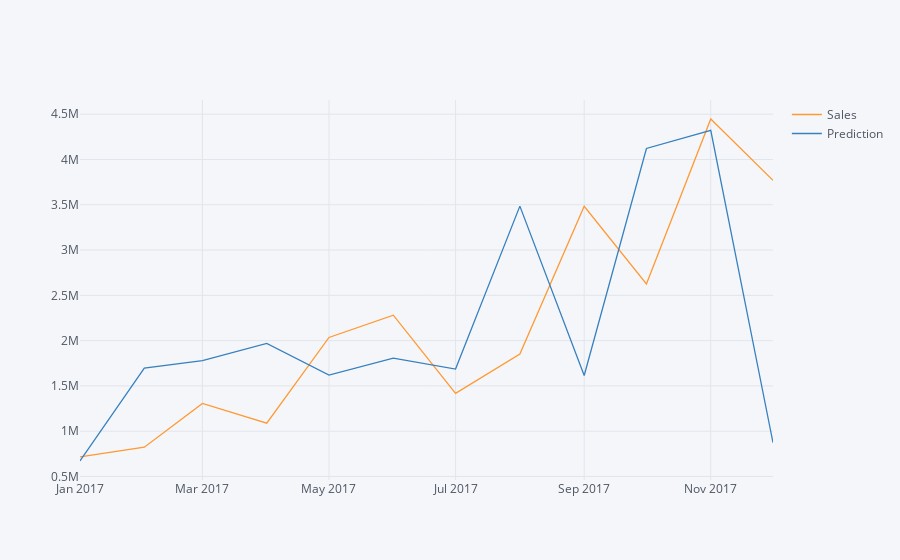
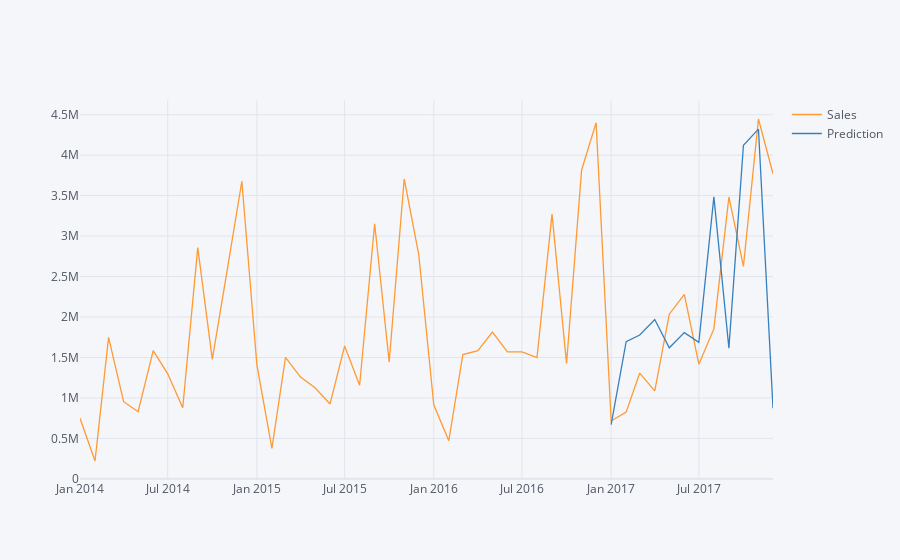
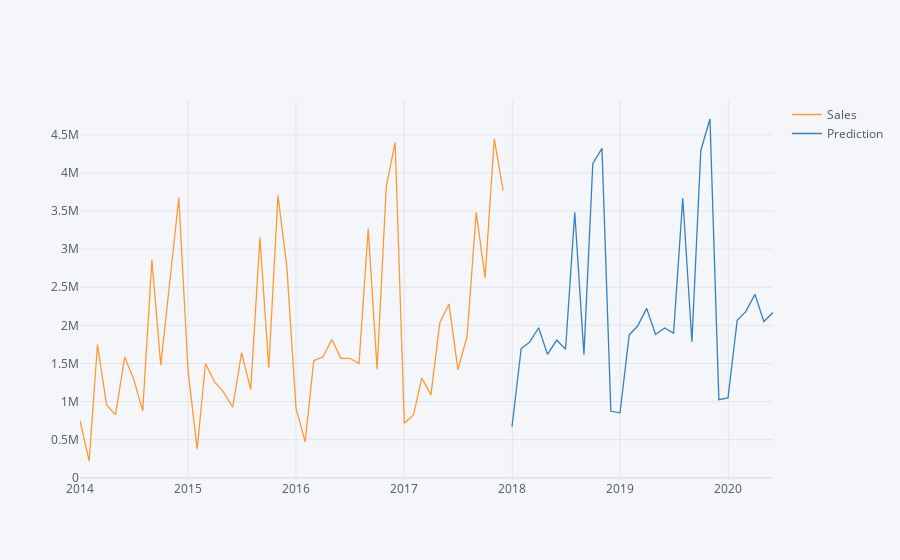

The notebook cell these images were saved under, in order:
### Code cell
# def sales(sale_category):
# x= sale_category

# sale_category = df.loc[df['Category'] == 'Furniture']
sale_category = df.loc[df["Category"] == "{}".format("Furniture")]
cols = ['Row ID', 'Customer ID', 'Segment', 'Product ID', 'Category', 'Sub-Category', 'Product Name', 'Quantity', 'Discount', 'Profit']
sale_category.drop(cols, axis=1, inplace=True)
sale_category = sale_category.sort_values('Order Date')

sale_category.isnull().sum()
sale_category= sale_category.groupby('Order Date')['Sales'].sum().reset_index()
sale_category = sale_category.set_index('Order Date')
sale_category=sale_category['Sales'].resample('MS').sum()
print(sale_category.head())

sale_category.head(100)
train = sale_category[:'2017-01-01']
train.head()
test= sale_category['2017-01-01':]
plt.plot(train)
plt.plot(test)


stepwise_model = auto_arima(sale_category, start_p=0,start_q=0,
   max_p=2,max_d=2, max_q=2, m=12,
   start_P=0,start_Q=0, seasonal=True,
   d=0, D=1, trace=True,
   error_action='ignore',  
   suppress_warnings=True, 
   stepwise=True)
print(stepwise_model.aic())
print(stepwise_model.summary())

stepwise_model.fit(train)
future_forecast = stepwise_model.predict(n_periods=12)
print(len(test.index))
# This returns an array of predictions:
print(future_forecast)
future_forecast = pd.DataFrame(future_forecast,index = test.index,columns =
       ["Prediction"])
pd.concat([test,future_forecast],axis=1).iplot()
pd.concat([sale_category,future_forecast],axis=1).iplot()
future_forecast2 = stepwise_model.predict(n_periods=30)
#     This returns an array of predictions:
print(future_forecast2)
index = pd.date_range('2017-12-01', periods=30, freq='M')
future_forecast2 = pd.DataFrame(future_forecast2,index =index,columns =
       ["Prediction"])
pd.concat([sale_category,future_forecast2],axis=1).iplot()
print(sale_category)

#     if(x== "Furniture"):
#         furniture_pred=future_forecast2
#         return furniture_pred
#     elif(x=="Technology"):
#         tech_pred=future_forecast2
#         return tech_pred
#     else:
#         office_pred=future_forecast2
#         return office_pred

### Figure 1 — Plotly figure (JSON) as saved in the notebook; plotly's stock layout.template omitted (floating-point values rounded to 4 significant figures)
{"data": [{"line": {"color": "rgba(255, 153, 51, 1.0)", "dash": "solid", "shape": "linear", "width": 1.3}, "mode": "lines", "name": "Sales", "text": "", "type": "scatter", "x": ["2017-01-01", "2017-02-01", "2017-03-01", "2017-04-01", "2017-05-01", "2017-06-01", "2017-07-01", "2017-08-01", "2017-09-01", "2017-10-01", "2017-11-01", "2017-12-01"], "y": [715700.0, 824000.0, 1307000.0, 1088000.0, 2035000.0, 2281000.0, 1418000.0, 1853000.0, 3483000.0, 2626000.0, 4447000.0, 3769000.0]}, {"line": {"color": "rgba(55, 128, 191, 1.0)", "dash": "solid", "shape": "linear", "width": 1.3}, "mode": "lines", "name": "Prediction", "text": "", "type": "scatter", "x": ["2017-01-01", "2017-02-01", "2017-03-01", "2017-04-01", "2017-05-01", "2017-06-01", "2017-07-01", "2017-08-01", "2017-09-01", "2017-10-01", "2017-11-01", "2017-12-01"], "y": [671000.0, 1696000.0, 1778000.0, 1969000.0, 1619000.0, 1807000.0, 1686000.0, 3485000.0, 1615000.0, 4122000.0, 4322000.0, 872700.0]}], "layout": {"legend": {"bgcolor": "#F5F6F9", "font": {"color": "#4D5663"}}, "paper_bgcolor": "#F5F6F9", "plot_bgcolor": "#F5F6F9", "title": {"font": {"color": "#4D5663"}}, "xaxis": {"gridcolor": "#E1E5ED", "showgrid": true, "tickfont": {"color": "#4D5663"}, "title": {"font": {"color": "#4D5663"}, "text": ""}, "zerolinecolor": "#E1E5ED"}, "yaxis": {"gridcolor": "#E1E5ED", "showgrid": true, "tickfont": {"color": "#4D5663"}, "title": {"font": {"color": "#4D5663"}, "text": ""}, "zerolinecolor": "#E1E5ED"}}}

### Figure 2 — Plotly figure (JSON) as saved in the notebook; plotly's stock layout.template omitted (floating-point values rounded to 4 significant figures)
{"data": [{"line": {"color": "rgba(255, 153, 51, 1.0)", "dash": "solid", "shape": "linear", "width": 1.3}, "mode": "lines", "name": "Sales", "text": "", "type": "scatter", "x": ["2014-01-01", "2014-02-01", "2014-03-01", "2014-04-01", "2014-05-01", "2014-06-01", "2014-07-01", "2014-08-01", "2014-09-01", "2014-10-01", "2014-11-01", "2014-12-01", "2015-01-01", "2015-02-01", "2015-03-01", "2015-04-01", "2015-05-01", "2015-06-01", "2015-07-01", "2015-08-01", "2015-09-01", "2015-10-01", "2015-11-01", "2015-12-01", "2016-01-01", "2016-02-01", "2016-03-01", "2016-04-01", "2016-05-01", "2016-06-01", "2016-07-01", "2016-08-01", "2016-09-01", "2016-10-01", "2016-11-01", "2016-12-01", "2017-01-01", "2017-02-01", "2017-03-01", "2017-04-01", "2017-05-01", "2017-06-01", "2017-07-01", "2017-08-01", "2017-09-01", "2017-10-01", "2017-11-01", "2017-12-01"], "y": [749100.0, 220800.0, 1749000.0, 953400.0, 829500.0, 1585000.0, 1299000.0, 878400.0, 2858000.0, 1477000.0, 2588000.0, 3678000.0, 1409000.0, 376100.0, 1500000.0, 1257000.0, 1125000.0, 925700.0, 1641000.0, 1157000.0, 3153000.0, 1443000.0, 3706000.0, 2770000.0, 914700.0, 471100.0, 1536000.0, 1585000.0, 1814000.0, 1568000.0, 1568000.0, 1498000.0, 3272000.0, 1425000.0, 3814000.0, 4401000.0, 715700.0, 824000.0, 1307000.0, 1088000.0, 2035000.0, 2281000.0, 1418000.0, 1853000.0, 3483000.0, 2626000.0, 4447000.0, 3769000.0]}, {"line": {"color": "rgba(55, 128, 191, 1.0)", "dash": "solid", "shape": "linear", "width": 1.3}, "mode": "lines", "name": "Prediction", "text": "", "type": "scatter", "x": ["2014-01-01", "2014-02-01", "2014-03-01", "2014-04-01", "2014-05-01", "2014-06-01", "2014-07-01", "2014-08-01", "2014-09-01", "2014-10-01", "2014-11-01", "2014-12-01", "2015-01-01", "2015-02-01", "2015-03-01", "2015-04-01", "2015-05-01", "2015-06-01", "2015-07-01", "2015-08-01", "2015-09-01", "2015-10-01", "2015-11-01", "2015-12-01", "2016-01-01", "2016-02-01", "2016-03-01", "2016-04-01", "2016-05-01", "2016-06-01", "2016-07-01", "2016-08-01", "2016-09-01", "2016-10-01", "2016-11-01", "2016-12-01", "2017-01-01", "2017-02-01", "2017-03-01", "2017-04-01", "2017-05-01", "2017-06-01", "2017-07-01", "2017-08-01", "2017-09-01", "2017-10-01", "2017-11-01", "2017-12-01"], "y": ["", "", "", "", "", "", "", "", "", "", "", "", "", "", "", "", "", "", "", "", "", "", "", "", "", "", "", "", "", "", "", "", "", "", "", "", 671000.0, 1696000.0, 1778000.0, 1969000.0, 1619000.0, 1807000.0, 1686000.0, 3485000.0, 1615000.0, 4122000.0, 4322000.0, 872700.0]}], "layout": {"legend": {"bgcolor": "#F5F6F9", "font": {"color": "#4D5663"}}, "paper_bgcolor": "#F5F6F9", "plot_bgcolor": "#F5F6F9", "title": {"font": {"color": "#4D5663"}}, "xaxis": {"gridcolor": "#E1E5ED", "showgrid": true, "tickfont": {"color": "#4D5663"}, "title": {"font": {"color": "#4D5663"}, "text": ""}, "zerolinecolor": "#E1E5ED"}, "yaxis": {"gridcolor": "#E1E5ED", "showgrid": true, "tickfont": {"color": "#4D5663"}, "title": {"font": {"color": "#4D5663"}, "text": ""}, "zerolinecolor": "#E1E5ED"}}}

### Figure 3 — Plotly figure (JSON) as saved in the notebook; plotly's stock layout.template omitted (floating-point values rounded to 4 significant figures)
{"data": [{"line": {"color": "rgba(255, 153, 51, 1.0)", "dash": "solid", "shape": "linear", "width": 1.3}, "mode": "lines", "name": "Sales", "text": "", "type": "scatter", "x": ["2014-01-01", "2014-02-01", "2014-03-01", "2014-04-01", "2014-05-01", "2014-06-01", "2014-07-01", "2014-08-01", "2014-09-01", "2014-10-01", "2014-11-01", "2014-12-01", "2015-01-01", "2015-02-01", "2015-03-01", "2015-04-01", "2015-05-01", "2015-06-01", "2015-07-01", "2015-08-01", "2015-09-01", "2015-10-01", "2015-11-01", "2015-12-01", "2016-01-01", "2016-02-01", "2016-03-01", "2016-04-01", "2016-05-01", "2016-06-01", "2016-07-01", "2016-08-01", "2016-09-01", "2016-10-01", "2016-11-01", "2016-12-01", "2017-01-01", "2017-02-01", "2017-03-01", "2017-04-01", "2017-05-01", "2017-06-01", "2017-07-01", "2017-08-01", "2017-09-01", "2017-10-01", "2017-11-01", "2017-12-01", "2017-12-31", "2018-01-31", "2018-02-28", "2018-03-31", "2018-04-30", "2018-05-31", "2018-06-30", "2018-07-31", "2018-08-31", "2018-09-30", "2018-10-31", "2018-11-30", "2018-12-31", "2019-01-31", "2019-02-28", "2019-03-31", "2019-04-30", "2019-05-31", "2019-06-30", "2019-07-31", "2019-08-31", "2019-09-30", "2019-10-31", "2019-11-30", "2019-12-31", "2020-01-31", "2020-02-29", "2020-03-31", "2020-04-30", "2020-05-31"], "y": [749100.0, 220800.0, 1749000.0, 953400.0, 829500.0, 1585000.0, 1299000.0, 878400.0, 2858000.0, 1477000.0, 2588000.0, 3678000.0, 1409000.0, 376100.0, 1500000.0, 1257000.0, 1125000.0, 925700.0, 1641000.0, 1157000.0, 3153000.0, 1443000.0, 3706000.0, 2770000.0, 914700.0, 471100.0, 1536000.0, 1585000.0, 1814000.0, 1568000.0, 1568000.0, 1498000.0, 3272000.0, 1425000.0, 3814000.0, 4401000.0, 715700.0, 824000.0, 1307000.0, 1088000.0, 2035000.0, 2281000.0, 1418000.0, 1853000.0, 3483000.0, 2626000.0, 4447000.0, 3769000.0, "", "", "", "", "", "", "", "", "", "", "", "", "", "", "", "", "", "", "", "", "", "", "", "", "", "", "", "", "", ""]}, {"line": {"color": "rgba(55, 128, 191, 1.0)", "dash": "solid", "shape": "linear", "width": 1.3}, "mode": "lines", "name": "Prediction", "text": "", "type": "scatter", "x": ["2014-01-01", "2014-02-01", "2014-03-01", "2014-04-01", "2014-05-01", "2014-06-01", "2014-07-01", "2014-08-01", "2014-09-01", "2014-10-01", "2014-11-01", "2014-12-01", "2015-01-01", "2015-02-01", "2015-03-01", "2015-04-01", "2015-05-01", "2015-06-01", "2015-07-01", "2015-08-01", "2015-09-01", "2015-10-01", "2015-11-01", "2015-12-01", "2016-01-01", "2016-02-01", "2016-03-01", "2016-04-01", "2016-05-01", "2016-06-01", "2016-07-01", "2016-08-01", "2016-09-01", "2016-10-01", "2016-11-01", "2016-12-01", "2017-01-01", "2017-02-01", "2017-03-01", "2017-04-01", "2017-05-01", "2017-06-01", "2017-07-01", "2017-08-01", "2017-09-01", "2017-10-01", "2017-11-01", "2017-12-01", "2017-12-31", "2018-01-31", "2018-02-28", "2018-03-31", "2018-04-30", "2018-05-31", "2018-06-30", "2018-07-31", "2018-08-31", "2018-09-30", "2018-10-31", "2018-11-30", "2018-12-31", "2019-01-31", "2019-02-28", "2019-03-31", "2019-04-30", "2019-05-31", "2019-06-30", "2019-07-31", "2019-08-31", "2019-09-30", "2019-10-31", "2019-11-30", "2019-12-31", "2020-01-31", "2020-02-29", "2020-03-31", "2020-04-30", "2020-05-31"], "y": ["", "", "", "", "", "", "", "", "", "", "", "", "", "", "", "", "", "", "", "", "", "", "", "", "", "", "", "", "", "", "", "", "", "", "", "", "", "", "", "", "", "", "", "", "", "", "", "", 671000.0, 1696000.0, 1778000.0, 1969000.0, 1619000.0, 1807000.0, 1686000.0, 3485000.0, 1615000.0, 4122000.0, 4322000.0, 872700.0, 853300.0, 1876000.0, 1987000.0, 2223000.0, 1879000.0, 1966000.0, 1898000.0, 3668000.0, 1785000.0, 4294000.0, 4707000.0, 1026000.0, 1049000.0, 2068000.0, 2180000.0, 2406000.0, 2050000.0, 2169000.0]}], "layout": {"legend": {"bgcolor": "#F5F6F9", "font": {"color": "#4D5663"}}, "paper_bgcolor": "#F5F6F9", "plot_bgcolor": "#F5F6F9", "title": {"font": {"color": "#4D5663"}}, "xaxis": {"gridcolor": "#E1E5ED", "showgrid": true, "tickfont": {"color": "#4D5663"}, "title": {"font": {"color": "#4D5663"}, "text": ""}, "zerolinecolor": "#E1E5ED"}, "yaxis": {"gridcolor": "#E1E5ED", "showgrid": true, "tickfont": {"color": "#4D5663"}, "title": {"font": {"color": "#4D5663"}, "text": ""}, "zerolinecolor": "#E1E5ED"}}}
